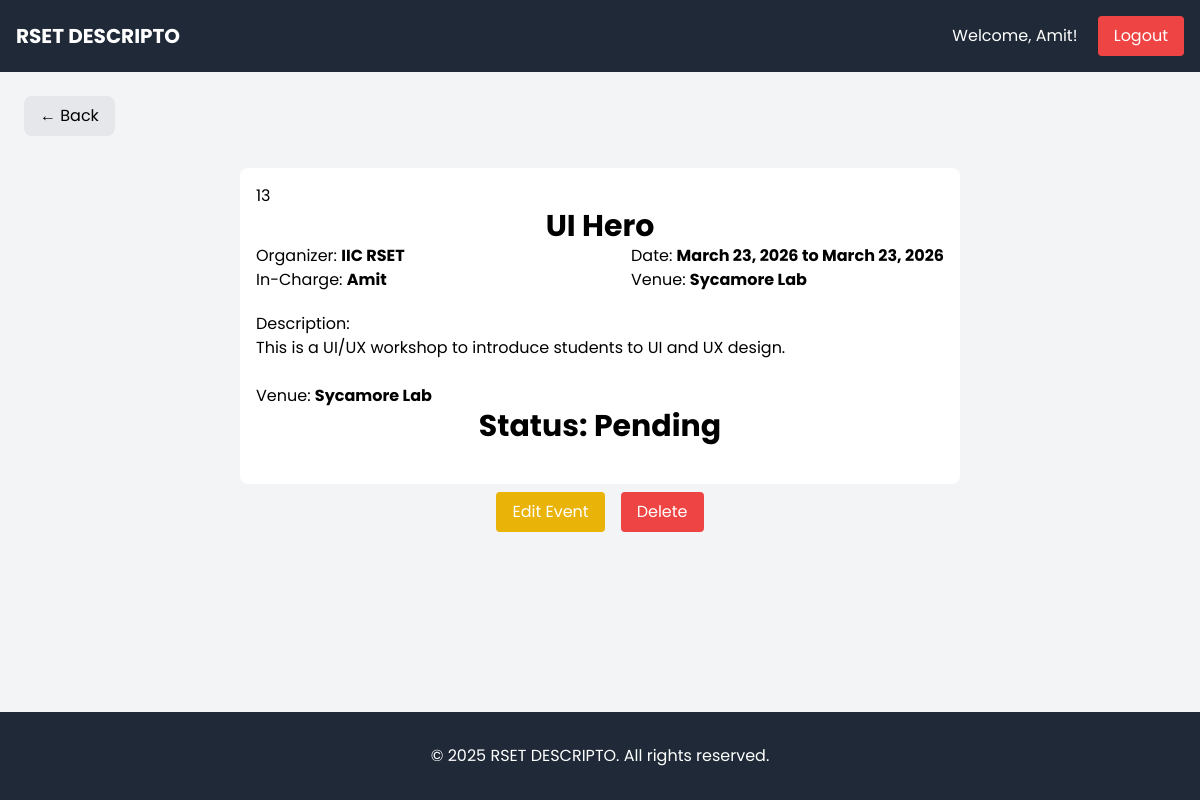
Page /events/event/13/ (signed in) on the committed database.
### event/models.py (models this page shows, shortened)
class Event(models.Model):
    STATUS_CHOICES = [
        ('Pending', 'Pending'),
        ('Approved', 'Approved'),
        ('Rejected', 'Rejected'),
        ('Closed', 'Closed'),
    ]
    event_id = models.AutoField(primary_key=True)
    name = models.CharField(max_length=255)
    start_date = models.DateField()
    end_date = models.DateField()
    time = models.TimeField()
    description = models.TextField()
    organizer = models.CharField(max_length=255)
    max_count = models.PositiveIntegerField()
    in_charge = models.ForeignKey(User, on_delete=models.CASCADE, default=None)
    budget = models.DecimalField(max_digits=10, decimal_places=2, blank=True, null=True)
    venue = models.CharField(max_length=255)
    status = models.CharField(max_length=10, choices=STATUS_CHOICES, default='Pending')

### event/views.py (the view)
# urls.py: path('event/<int:pk>/', views.event_detail, name='event_detail'),
@login_required
def event_detail(request, pk):
    event = get_object_or_404(Event, pk=pk)
    return render(request, 'event/event_detail.html', {'event': event})

### event/templatetags/group_tags.py (called while the page is built)
@register.filter
def has_group(user, group_name):
    return user.groups.filter(name=group_name).exists()

### event/templates/event/event_detail.html (shortened to what this page needs)
{% extends 'event/base.html' %}
{% block content %}
    <div class="w-auto px-4 py-2 m-6 bg-gray-200 rounded-lg inline-block">
    <a href="{% url 'event_list' %}">← Back</a>
    </div>
    <div class="flex flex-col">
        <div class="flex flex-col bg-white p-4 m-2 rounded-lg w-3/5 mx-auto">
            <h3>{{ event.event_id }}</h3>
            <h1 class="text-3xl font-bold text-center">{{ event.name }}</h1>
                <div class="flex justify-between">
                    <div class="flex flex-col">
                        <h2>Organizer: <span class="font-bold">{{ event.organizer }}</span></h2>
                        <h2>In-Charge: <span class="font-bold">{{ event.in_charge.first_name }}</span></h2>
                    </div>
                    <div>
                        <h2>Date: <span class="font-bold">{{ event.start_date }} to {{ event.end_date }}</span></h2>
                        <h2>Venue: <span class="font-bold">{{ event.venue }}</span></h2>
                    </div>
                </div>
                <h2 class="mt-5">Description:</h2>
                <p>{{ event.description }}</p><br>
                <h4>Venue: <span class="font-bold">{{ event.venue }}</span></h4>
                <h1 class="text-3xl font-bold text-center">Status: {{ event.status }}</h1>
                <br>
        </div>
        <div>
            <div class="flex justify-center gap-4">
            {% if event.in_charge == user and not event.status == 'Closed' %}
                <a href="{% url 'edit_event' pk=event.pk %}" class="bg-yellow-500 hover:bg-yellow-700 text-white px-4 py-2 rounded">Edit Event</a>
                <a href="{% url 'delete_event' pk=event.pk %}" class="bg-red-500 hover:bg-red-700 text-white px-4 py-2 rounded">Delete</a>
            {% endif %}
            </div>
            {% load group_tags %}
                </div>
            </div>
    {% endblock %}

### event/templates/event/base.html (shortened to what this page needs)
<!DOCTYPE html>
<html lang="en">
<head>
    <script src="https://cdn.tailwindcss.com"></script>
</head>
<body class="flex flex-col min-h-screen bg-gray-100">
    <header class="bg-gray-800 text-white p-4 flex justify-between items-center">
        <a href="{% url 'event_list' %}"><h1 class="text-xl font-bold">RSET DESCRIPTO</h1></a>
        <div>
            {% if user.is_authenticated %}
                <p class="inline-block mr-4">Welcome, {{ user.first_name }}!</p>
                <form action="{% url 'logout' %}" method="post" class="inline-block">
                    <button type="submit" class="bg-red-500 hover:bg-red-700 text-white px-4 py-2 rounded">Logout</button>
                </form>
            {% else %}
                <a href="{% url 'login' %}" class="bg-blue-500 hover:bg-blue-700 text-white px-4 py-2 rounded">Login</a>
            {% endif %}
        </div>
    </header>
    <main class="flex-grow" >
        {% block content %}
        {% endblock %}
    </main>
    <footer class="bg-gray-800 text-white p-4 mt-4">
        <div class="bg-gray-800 text-white p-4">
            <p class="text-center">© 2025 RSET DESCRIPTO. All rights reserved.</p>
        </div>
    </footer>
</body>
</html>

### event/templates/event/base.html (style rules this page uses)
body { font-family: 'Poppins', sans-serif; }

### rows in the picture
Event: event_id "13", name "UI Hero", organizer "IIC RSET", in_charge.first_name "Amit", start_date "March 23, 2026", end_date "March 23, 2026", venue "Sycamore Lab", description "This is a UI/UX workshop to introduce students to UI and UX design.", status "Pending"

### other values in the picture
{{ user.first_name }} "Amit"
